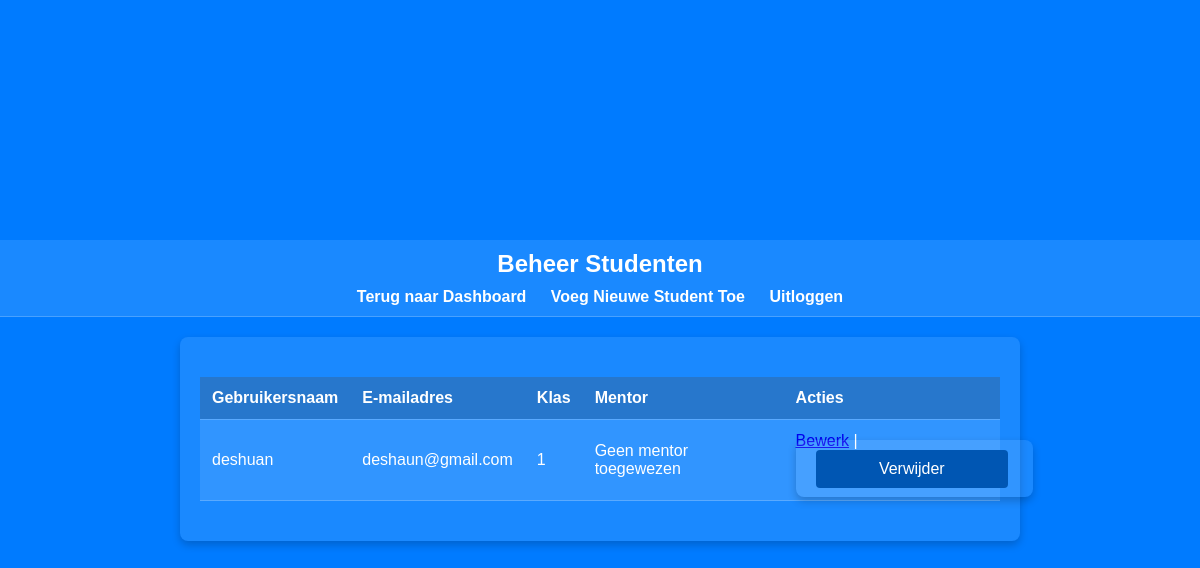
/AdminFunctions/manage_students.php (signed in), run on the app's committed database.
### tables this page shows
CREATE TABLE `users` (
  `id` int(11) NOT NULL,
  `username` varchar(100) NOT NULL,
  `password` varchar(255) NOT NULL,
  `email` varchar(100) NOT NULL,
  `role_id` int(11) DEFAULT NULL,
  `created_at` timestamp NOT NULL DEFAULT current_timestamp(),
  `class_id` int(11) DEFAULT NULL
);

CREATE TABLE `klassen` (
  `id` int(11) NOT NULL,
  `class_name` varchar(100) NOT NULL,
  `mentor_id` int(11) DEFAULT NULL
);

### config.php (called while the page is built, shortened)
<?php
class DatabaseConnection
{
    private $host = 'localhost';
    private $dbname = 'schooldatabase';
    private $username = 'root';
    private $password = '';
    private $pdo;
    private function connect()
    {
        try {
            $dsn = "mysql:host={$this->host};dbname={$this->dbname};charset=utf8";
            $this->pdo = new PDO($dsn, $this->username, $this->password);
            $this->pdo->setAttribute(PDO::ATTR_ERRMODE, PDO::ERRMODE_EXCEPTION);
        } catch (PDOException $e) {
            $this->handleError($e->getMessage());
        }
    }
    public function getPdo()
    {
        return $this->pdo;
    }
}
?>

### user.php (called while the page is built, shortened)
<?php
class User
{
    private $pdo;
    public function __construct($pdo)
    {
        $this->pdo = $pdo;
    }
    public function getAllStudents()
    {
        $stmt = $this->pdo->query("SELECT u.*, k.class_name FROM users u LEFT JOIN klassen k ON u.class_id = k.id WHERE u.role_id = 4");
        return $stmt->fetchAll(PDO::FETCH_ASSOC);
    }
}

### AdminFunctions/manage_students.php (the view, shortened to what this page needs)
<?php
require_once '..\config.php';
require_once '..\User.php';
$db = new DatabaseConnection();
$user = new User($db->getPdo());
$students = $user->getAllStudents();
?>
<!DOCTYPE html>
<html lang="nl">
<head>
    <link rel="stylesheet" href="../style.css">
</head>
<body>
<header>
    <h1>Beheer Studenten</h1>
    <nav>
        <a href="../dashboard.php">Terug naar Dashboard</a>
        <a href="add_student.php">Voeg Nieuwe Student Toe</a>
        <a href="../logout.php">Uitloggen</a>
    </nav>
</header>
<main>
    <table>
        <thead>
        <tr>
            <th>Gebruikersnaam</th>
            <th>E-mailadres</th>
            <th>Klas</th>
            <th>Mentor</th>
            <th>Acties</th>
        </tr>
        </thead>
        <tbody>
        <?php foreach ($students as $student): ?>
            <tr>
                <td><?php echo htmlspecialchars($student['username'] ?? ''); ?></td>
                <td><?php echo htmlspecialchars($student['email'] ?? ''); ?></td>
                <td><?php echo htmlspecialchars($student['class_name'] ?? ''); ?></td>
                <td><?php echo htmlspecialchars($student['mentor_name'] ?? 'Geen mentor toegewezen'); ?></td>
                <td>
                    <a href="edit_student.php?id=<?php echo $student['id']; ?>">Bewerk</a> |
                    <form method="POST" action="manage_students.php" style="display:inline;">
                        <button type="submit" name="delete_student" onclick="return confirm('Weet u zeker dat u deze student wilt verwijderen?');">Verwijder</button>
                    </form>
                </td>
            </tr>
        <?php endforeach; ?>
        </tbody>
    </table>
</main>
</body>
</html>

### style.css (style rules this page uses)
body { background-color: #007BFF; color: white; font-family: Arial, sans-serif; margin: 0; padding: 0; display: flex; justify-content: center; align-items: center; min-height: 100vh; flex-direction: column; }
header { width: 100%; background-color: rgba(255, 255, 255, 0.1); padding: 10px 20px; text-align: center; border-bottom: 1px solid rgba(255, 255, 255, 0.2); }
header h1 { margin: 0; font-size: 24px; }
header nav { margin-top: 10px; }
header nav a { color: white; text-decoration: none; margin: 0 10px; font-weight: bold; }
main { background-color: rgba(255, 255, 255, 0.1); padding: 20px; border-radius: 8px; box-shadow: 0 4px 8px rgba(0, 0, 0, 0.2); width: 90%; max-width: 800px; text-align: left; margin: 20px 0; }
table { width: 100%; border-collapse: collapse; margin: 20px 0; background-color: rgba(255, 255, 255, 0.1); }
table th, table td { padding: 12px; border-bottom: 1px solid rgba(255, 255, 255, 0.2); text-align: left; color: white; }
table th { background-color: rgba(0, 0, 0, 0.2); }
button { background-color: #0056b3; color: white; border: none; padding: 10px 15px; border-radius: 4px; cursor: pointer; font-size: 14px; margin-right: 5px; }
form { background-color: rgba(255, 255, 255, 0.1); padding: 20px; border-radius: 8px; box-shadow: 0 4px 8px rgba(0, 0, 0, 0.2); }
form button { width: 100%; padding: 10px; border: none; border-radius: 4px; background-color: #0056b3; color: white; font-size: 16px; cursor: pointer; }

### data on the page
users: username "deshuan", email "deshaun@gmail.com", klassen.class_name "1", mentor_name "Geen mentor toegewezen"
